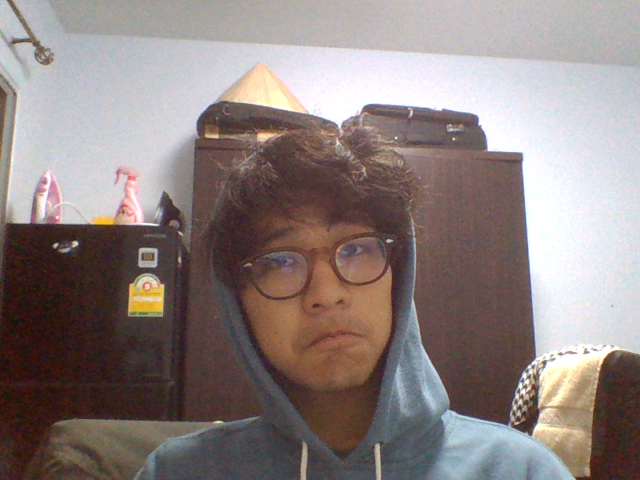
#> input picture takeapic/images/c1.png, 640 x 480 px, given in place of the camera
$ python milestone_3.py   (older library calls are emulated)
#> lines starting #> are read from the running program, lines starting #| are printed output that depends on the picture; after the words box and inside, x2 and y2 are one past the last pixel; in counts of white or black regions, pixels touching at a corner belong together
from scipy.spatial import distance as dist
from imutils import perspective
from imutils import contours
import numpy as np
import argparse
import imutils
import cv2
import time


def midpoint(ptA, ptB):
    return ((ptA[0] + ptB[0]) * 0.5, (ptA[1] + ptB[1]) * 0.5)


width = 200


def find_box(contours):
    box_contour = contours[0]
    for c in contours:
        if cv2.contourArea(c) > cv2.contourArea(box_contour) and cv2.contourArea(c) < max_area:
            box_contour = c
            # print(cv2.contourArea(box_contour))
    box = cv2.minAreaRect(box_contour)
    label = 'box'
    straight_rect = cv2.boundingRect(box_contour)
    box_im = image[straight_rect[1]:straight_rect[1] + straight_rect[3],
                   straight_rect[0]: straight_rect[0] + straight_rect[2]]
    # print(box_im)
    try:
        cv2.imshow('box', box_im)
    except Exception:
        raise Exception
    box = cv2.cv.BoxPoints(
        box) if imutils.is_cv2() else cv2.boxPoints(box)
    box = np.array(box, dtype="int")
    box = perspective.order_points(box)
    cX = np.average(box[:, 0])
    cY = np.average(box[:, 1])
    (tl, tr, br, bl) = box
    (tlblX, tlblY) = midpoint(tl, bl)
    (trbrX, trbrY) = midpoint(tr, br)
    D = dist.euclidean((tlblX, tlblY), (trbrX, trbrY))
    refObj = (box, (cX, cY), D / width, box_contour)
    pixelsPerMetric = D / width
    return refObj


def nothing(n):
    pass


cap = cv2.VideoCapture(1)
# [5 lines of commented-out code are left out]
cv2.namedWindow('menu', cv2.WINDOW_NORMAL)
cv2.createTrackbar('Gauss Kernel', 'menu', 3, 9, nothing)
cv2.createTrackbar('Bilat Kernel', 'menu', 3, 9, nothing)
cv2.createTrackbar('Bilat Area', 'menu', 75, 200, nothing)
cv2.createTrackbar('Canny Low', 'menu', 50, 255, nothing)
cv2.createTrackbar('Canny High', 'menu', 100, 255, nothing)
cv2.createTrackbar('MinArea', 'menu', 1000, 100000, nothing)
cv2.createTrackbar('MaxArea', 'menu', 45000, 100000, nothing)
cv2.createTrackbar('Filter Type', 'menu', 3, 6, nothing)
cv2.createTrackbar('center_x', 'menu', 320, 640, nothing)
cv2.createTrackbar('center_y', 'menu', 240, 480, nothing)
cv2.createTrackbar('width', 'menu', 320, 640, nothing)
cv2.createTrackbar('height', 'menu', 240, 480, nothing)

period = 0.1
nexttime = time.time() + period
# [4 lines of commented-out code are left out]
while(True):
    # get values from Trackbars
    g_kernel = cv2.getTrackbarPos('Gauss Kernel', 'menu')
    bi_kernel = cv2.getTrackbarPos('Bilat Kernel', 'menu')
    bi_area = cv2.getTrackbarPos('Bilat Area', 'menu')
    min_area = cv2.getTrackbarPos('MinArea', 'menu')
    max_area = cv2.getTrackbarPos('MaxArea', 'menu')
    LOW_edge = cv2.getTrackbarPos('Canny Low', 'menu')
    HIGH_edge = cv2.getTrackbarPos('Canny High', 'menu')
    current_filter = cv2.getTrackbarPos('Filter Type', 'menu')
    center_x = cv2.getTrackbarPos('center_x', 'menu')
    center_y = cv2.getTrackbarPos('center_y', 'menu')
    roi_width = cv2.getTrackbarPos('width', 'menu')
    roi_height = cv2.getTrackbarPos('height', 'menu')
    if HIGH_edge < LOW_edge:
        HIGH_edge = LOW_edge + 1
    if center_x == 0:
        center_x = 1
    if center_y == 0:
        center_y = 1
    if center_x + roi_width / 2 > 640:
        roi_width = 2 * (640 - center_x)
    if center_x - roi_width / 2 < 0:
        roi_width = 2 * center_x
    if center_y + roi_height / 2 > 480:
        roi_height = 2 * (480 - center_y)
    if center_y - roi_height / 2 < 0:
        roi_height = 2 * center_y
    if min_area == 0:
        min_area = 1
    if g_kernel % 2 == 0:
        g_kernel += 1
    if bi_kernel == 0:
        bi_kernel = 1
    if bi_area == 0:
        bi_area = 1

    gauss_args = [g_kernel, g_kernel]
    bilat_args = [bi_kernel, bi_area, bi_area]

    # [10 lines of commented-out code are left out]
    ret, frame = cap.read()
#> frame is the input picture: shape (480, 640, 3); mean B, G, R 127.7, 129.8, 141.9
    cv2.imshow("uncropped image", frame)
    orig = frame.copy()
    roi = frame[int(center_y - roi_height / 2): int(center_y + roi_height / 2),
                int(center_x - roi_width / 2): int(center_x + roi_width / 2)]
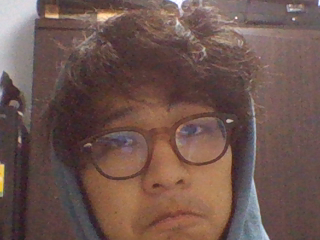
#> roi: shape (240, 320, 3); mean B, G, R 79.3, 85.7, 110.8
    now = time.time()
    # refObj = None

    if(nexttime <= now):
        image = roi
        nexttime = now + period

        edged = []
        # Apply filters
        # grayscale
        # bgsubbed = bgsub.apply(image, learningRate=0)
        # gray = bgsubbed
        gray = cv2.cvtColor(image, cv2.COLOR_BGR2GRAY)
        # clahe = cv2.createCLAHE(cliplimit=clm, tilegridsize=tgs)
        # Contrast Limited Adaptive Histogram Equalization
        clahe = cv2.createCLAHE()
        cl1 = clahe.apply(gray)

        # gaussian blur
        # gauss = cv2.GaussianBlur(gray, (3, 3), 0)
        gauss = cv2.GaussianBlur(gray, (gauss_args[0], gauss_args[1]), 0)

        # global Histogram Equalization
        global_histeq = cv2.equalizeHist(gray)

        # bilateralFilter
        bilat = cv2.bilateralFilter(
            gray, bilat_args[0], bilat_args[1], bilat_args[2])

        # # gauss + bilat
        # gauss_bilat = cv2.bilateralFilter(
        #     gauss, bilat_args[0], bilat_args[1], bilat_args[2])
        #
        # # bilat + clahe
        # bilat_clahe = cv2.bilateralFilter(
        #     cl1, bilat_args[0], bilat_args[1], bilat_args[2])

        # total list of individual filters
        filtered = [gray, global_histeq, gauss,
                    bilat]

        # perform Canny edge detection on all filters
        for i in range(len(filtered)):
            edged.append(cv2.Canny(filtered[i], LOW_edge, HIGH_edge))
            edged[i] = cv2.dilate(edged[i], None, iterations=1)
            edged[i] = cv2.erode(edged[i], None, iterations=1)
            cv2.imshow("dilated" + str(i), edged[i])

        # findContours
        index = current_filter
        cnts = cv2.findContours(edged[index].copy(), cv2.RETR_EXTERNAL,
                                cv2.CHAIN_APPROX_SIMPLE)
        cnts = cnts[0] if imutils.is_cv2() else cnts[1]
        if len(cnts) is not 0:

            # (cnts, _) = contours.sort_contours(cnts)

            colors = ((0, 0, 255), (240, 0, 159), (0, 165, 255),
                      (255, 255, 0), (255, 0, 255))
            orig = image.copy()
            big_box = find_box(cnts)
            pixelsPerMetric = big_box[2]
            for c in cnts:
                if cv2.contourArea(c) < min_area or cv2.contourArea(c) > max_area:
                    continue
                label = 'unknown'
                box = cv2.boundingRect(c)
                contour_im = image[box[1]:box[1] +
                                   box[3], box[0]:box[0] + box[2]]
                box = cv2.minAreaRect(c)
                # rot_box_im = image[int(box[0][0]):int(
                #     box[2][1]), int(box[0][1]):int(box[2][1])]
                box = cv2.cv.BoxPoints(
                    box) if imutils.is_cv2() else cv2.boxPoints(box)
                box = np.array(box, dtype="int")
                box = perspective.order_points(box)
                try:
                    if c.all() == big_box[3].all():
                        label = 'box'
                    cv2.imshow(label + str(cnts.index(c)), contour_im)
                except:
                    label = 'unknown'
                cX = np.average(box[:, 0])
                cY = np.average(box[:, 1])
                cv2.drawContours(orig, [box.astype("int")], -1, (0, 255, 0), 2)
                if big_box is not None:
                    print('hi')
                    cv2.drawContours(
                        orig, [big_box[0].astype("int")], -1, (0, 255, 0), 2)
                    refCoords = np.vstack([big_box[0], big_box[1]])
                    objCoords = np.vstack([box, (cX, cY)])
                    for (x, y) in box:
                        cv2.circle(orig, (int(x), int(y)), 5, (0, 0, 255), -1)
                        (tl, tr, br, bl) = box
                        cv2.putText(orig, label,
                                    (int(midpoint(tl, bl)[1]),
                                     int(midpoint(tl, tr)[0])),
                                    cv2.FONT_HERSHEY_SIMPLEX,
                                    0.65, (255, 0, 255), 2)
                        (tltrX, tltrY) = midpoint(tl, tr)
                        (blbrX, blbrY) = midpoint(bl, br)
                        (tlblX, tlblY) = midpoint(tl, bl)
                        (trbrX, trbrY) = midpoint(tr, br)
                        cv2.circle(orig, (int(tltrX), int(tltrY)),
                                   5, (255, 0, 0), -1)
                        cv2.circle(orig, (int(blbrX), int(blbrY)),
                                   5, (255, 0, 0), -1)
                        cv2.circle(orig, (int(tlblX), int(tlblY)),
                                   5, (255, 0, 0), -1)
                        cv2.circle(orig, (int(trbrX), int(trbrY)),
                                   5, (255, 0, 0), -1)
                        # cv2.line(orig, (int(tltrX), int(tltrY)), (int(blbrX), int(blbrY)),
                        #          (255, 0, 255), 2)
                        # cv2.line(orig, (int(tlblX), int(tlblY)), (int(trbrX), int(trbrY)),
                        #          (255, 0, 255), 2)
                        dA = dist.euclidean((tltrX, tltrY), (blbrX, blbrY))
                        dB = dist.euclidean((tlblX, tlblY), (trbrX, trbrY))

                        dimA = dA / pixelsPerMetric
                        dimB = dB / pixelsPerMetric

                        for ((xA, yA), (xB, yB), color) in zip(refCoords, objCoords, colors):
                            cv2.circle(orig, (int(xA), int(yA)), 5, color, -1)
                            cv2.circle(orig, (int(xB), int(yB)), 5, color, -1)
                        (xA, yA) = big_box[1]
                        (xB, yB) = (cX, cY)
                        color = (0, 255, 255)
                        # cv2.line(orig, (int(xA), int(yA)),
                        #          (int(xB), int(yB)), color, 2)
                        # D = dist.euclidean((xA, yA), (xB, yB)) / big_box[2]
                        # (mX, mY) = midpoint((xA, yA), (xB, yB))
                        # cv2.putText(orig, "{:.1f}mm".format(D), (int(mX), int(mY - 10)),
                        #             cv2.FONT_HERSHEY_SIMPLEX, 0.55, color, 2)
                        cv2.putText(orig, "{:.1f}mm".format(dimA),
                                    (int(tltrX - 15), int(tltrY - 10)
                                     ), cv2.FONT_HERSHEY_SIMPLEX,
                                    0.65, (255, 255, 255), 2)
                        cv2.putText(orig, "{:.1f}mm".format(dimB),
                                    (int(trbrX + 10), int(trbrY)),
                                    cv2.FONT_HERSHEY_SIMPLEX,
                                    0.65, (255, 255, 255), 2)
        cv2.imshow("orig", orig)
        # cv2.waitKey(0)
    else:
        orig = roi.copy()
        gray = cv2.cvtColor(orig, cv2.COLOR_BGR2GRAY)
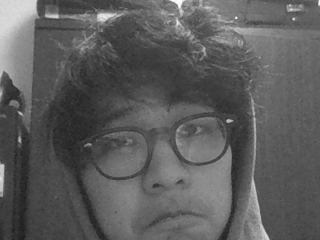
#> gray: shape (240, 320); min 29, max 254, mean 92.5
        # gray = cv2.cvtColor(orig, cv2.COLOR_BGR2GRAY)
        # clahe = cv2.createCLAHE(cliplimit=clm, tilegridsize=tgs)
        # Contrast Limited Adaptive Histogram Equalization
        clahe = cv2.createCLAHE()
        cl1 = clahe.apply(gray)
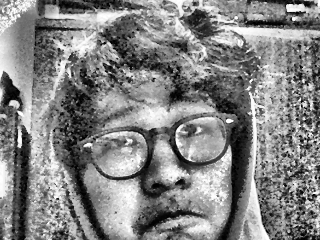
#> cl1: shape (240, 320); min 0, max 255, mean 131.5
        # gaussian blur
        gauss = cv2.GaussianBlur(gray, (gauss_args[0], gauss_args[1]), 0)
        # global Histogram Equalization
        global_histeq = cv2.equalizeHist(gray)
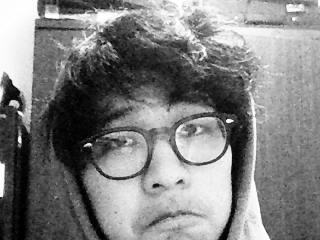
#> global_histeq: shape (240, 320); min 0, max 255, mean 128.8
        # bilateralFilter
        bilat = cv2.bilateralFilter(
            gray, bilat_args[0], bilat_args[1], bilat_args[2])
        # gauss + bilat
        gauss_bilat = cv2.bilateralFilter(
            gauss, bilat_args[0], bilat_args[1], bilat_args[2])
        # bilat + clahe
        bilat_clahe = cv2.bilateralFilter(
            cl1, bilat_args[0], bilat_args[1], bilat_args[2])
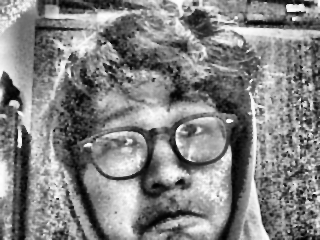
#> bilat_clahe: shape (240, 320); min 0, max 255, mean 131

        # perform Canny edge detection on all filters
#> (the run stopped early here; a loop or call above may not have finished)
